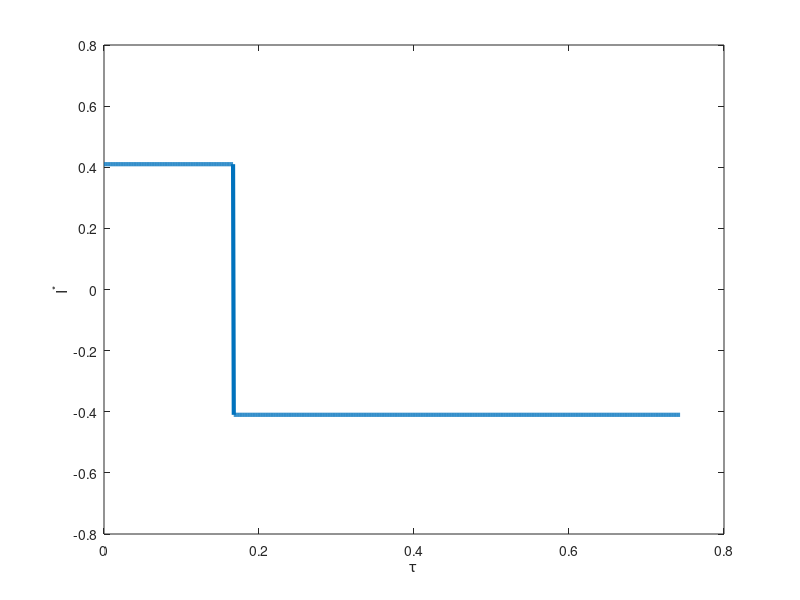

Write MATLAB code to recreate this figure. (Note: this script raises an error after producing the figure.)
%%%%%%%%%%%%%%%%%%%%%%%%%%%%%%%%%%%%%%%%%%%%%%%
%%% Script to solve the simple example
%%%     for model inadequecy
%%%%%%%%%%%%%%%%%%%%%%%%%%%%%%%%%%%%%%%%%%
clear all
close all
clc


%% Parameters
kappa = 0.0195174;   %--- sec/m
sigma = 52.1;        %--- sec/m
gamma = kappa/sigma;
L = 50e-6;           %--- m
C = 0.03134;         %--- F/m2
a = 4.19956e7/C;     %--- m
V0 = 1.25;           %--- volt
Iunscaled = 200;     %--- Amp/m^2
Ls = 25e-6;          %--- m
kappa_s = 0.0311627; %--- sec/m
Time = 4;            %--- sec

Nt = 800;            %--- number of time steps
Nx = 800;            %--- number of space steps


%% Domain
t = linspace(0,Time , Nt);  %--- sec
x = linspace(0,L , Nx);

% convert to nondimesional values
tau = (kappa*sigma/(kappa+sigma))*(1/(a*C*L^2)) .* t;
xi = x ./ L;
Nxi = Nx ; Ntau = Nt;

%% Applied Current

t_conv = a*C*L^2*(kappa+sigma)/(kappa*sigma);

Iamp = (Iunscaled*(L/V0)*((kappa+sigma)/(sigma*kappa)));
Ins = Iamp*square(6*pi*tau');
Ins(200:end) =  -Iamp;
I = Ins';
%I = smooth(Ins,'moving');

figure
plot(tau,I,'LineWidth',3);
xlabel('\tau'); ylabel('I^*');
prop_plots


%%========================================================
%% Solution of LF model

% compute eta avg
eta_bar(1) = tau(1)*I(1);
for i = 2 : size(tau,2)
    eta_bar(i) = trapz(tau(1:i),I(1:i));
end
figure
plot(tau,eta_bar,'r','LineWidth',3);
xlabel('\tau'); ylabel('\eta_{avg}');
prop_plots


for i = 1 : size(tau,2) % time
    for j = 1 : size(xi,2) % space
        etaLF(j,i) = (I(i)/2)*xi(j)^2 - ((I(i)*gamma)/(1+gamma))*xi(j) + eta_bar(i) - I(i)/6 + (I(i)*gamma)/(2*I(i)+2*gamma);
    end
end

figure
surf(tau, xi, etaLF,'EdgeColor','none')
xlabel('\tau'); ylabel('\xi'); zlabel('{\eta}_{LF}');
prop_plots

figure
plot(xi,etaLF(:,Nt*0.25),'--','LineWidth',3); hold on
plot(xi,etaLF(:,Nt*0.5),'LineWidth',3); plot(xi,etaLF(:,Nt*0.75),'LineWidth',3);
plot(xi,etaLF(:,Nt*1),'-o','LineWidth',3);
legend('\tau=0.25\tau_{total}', '\tau=0.5\tau_{total}', '\tau=0.75\tau_{total}','\tau=\tau_{total}')
xlabel('\xi'); ylabel('{\eta}_{LF}');
prop_plots

figure
plot(tau,etaLF(Nx*0.25,:),'--','LineWidth',3); hold on
plot(tau,etaLF(Nx*0.5,:),'LineWidth',3); plot(tau,etaLF(Nx*0.75,:),'LineWidth',3);
plot(tau,etaLF(Nx*1,:),'-o','LineWidth',3);
legend('\xi=0.25\xi_{total}', '\xi=0.5\xi_{total}', '\xi=0.75\xi_{total}','\xi=\xi_{total}')
xlabel('\tau'); ylabel('{\eta}_{LF}');
prop_plots


%%========================================================
%% Solution of HF model
%
% Neumann BCs:
%-- alpha at xi=0
alpha = -I.*(gamma/(1+gamma));
%-- beta at xi=1
beta  =  I.*(1/(1+gamma));

% IC:
eta0(:,1) = 0;


% solving HF pde+bc using finite difference
etaHF = fdm(tau(1),tau(end),xi(1),xi(end), Ntau,Nxi, alpha, beta, eta0);

figure
surf(tau, xi, etaHF,'EdgeColor','none')
xlabel('\tau'); ylabel('\xi'); zlabel('{\eta}_{HF}');
prop_plots


figure
plot(xi,etaHF(:,Nt*0.25),'--','LineWidth',3); hold on
plot(xi,etaHF(:,Nt*0.5),'LineWidth',3); plot(xi,etaHF(:,Nt*0.75),'LineWidth',3);
plot(xi,etaHF(:,Nt*1),'-o','LineWidth',3);
legend('\tau=0.25\tau_{total}', '\tau=0.5\tau_{total}', '\tau=0.75\tau_{total}','\tau=\tau_{total}')
xlabel('\xi'); ylabel('{\eta}_{HF}');
prop_plots

figure
plot(tau,etaHF(Nx*0.25,:),'--','LineWidth',3); hold on
plot(tau,etaHF(Nx*0.5,:),'LineWidth',3); plot(tau,etaHF(Nx*0.75,:),'LineWidth',3);
plot(tau,etaHF(Nx*1,:),'-o','LineWidth',3);
legend('\xi=0.25\xi_{total}', '\xi=0.5\xi_{total}', '\xi=0.75\xi_{total}','\xi=\xi_{total}')
xlabel('\tau'); ylabel('{\eta}_{HF}');
prop_plots


%%========================================================
%% QoI: Vcell
etaHF_xi0 = etaHF(1,:);
etaHF_xi1 = etaHF(end,:);
etaLF_xi0 = etaLF(1,:);
etaLF_xi1 = etaLF(end,:);

V_elecHF = ((1+2*gamma)/(1+gamma))*etaHF_xi1 - (gamma/(1+gamma))*etaHF_xi0 - (gamma/(1+gamma)^2)*I;
V_elecLF = ((1+2*gamma)/(1+gamma))*etaLF_xi1 - (gamma/(1+gamma))*etaLF_xi0 - (gamma/(1+gamma)^2)*I;

B = (Ls/kappa_s)*(kappa*sigma/(L*(kappa+sigma)));

V_cellHF = 1 - 0.5*B*I - V_elecHF;
V_cellLF = 1 - 0.5*B*I - V_elecLF;

figure
plot(tau,V_cellHF,'--b','LineWidth',3); hold on
plot(tau,V_cellLF,'r','LineWidth',3);
legend('HF model', 'LF model')
xlabel('\tau'); ylabel('V_{cell}');
prop_plots

figure
plot(I,V_elecHF,'--b','LineWidth',3); hold on
plot(I,V_elecLF,'r','LineWidth',3);
legend('HF model', 'LF model')
xlabel('I'); ylabel('V^*_{cell}');
prop_plots

%% Error in Velectrod

error_Velec = V_elecHF - V_elecLF;

figure
plot(tau,error_Velec,'b','LineWidth',3); hold on
xlabel('\tau'); ylabel('\epsilon_{Velec}');
prop_plots

%%========================================================
%% Save in data file
M = [tau' I' error_Velec'];
csvwrite('error_in_qoi.txt',M);


